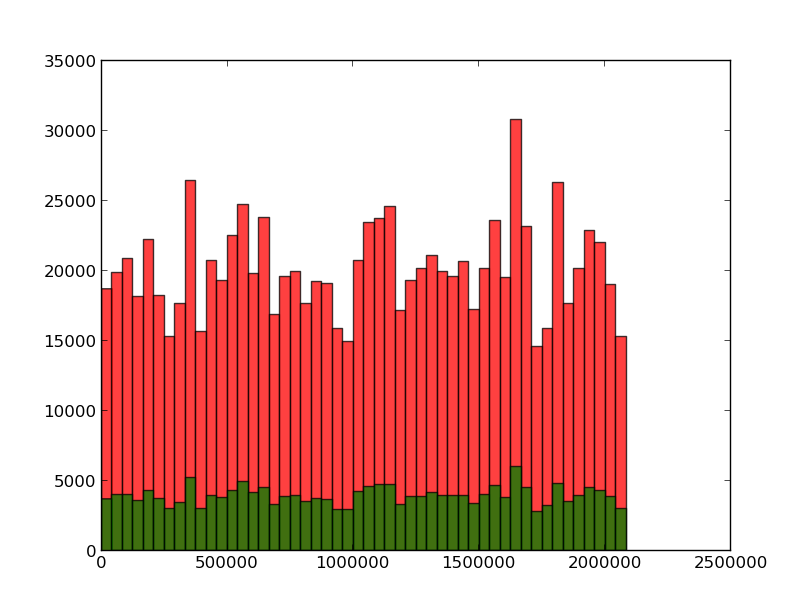

Here is the Python script that generated this plot:
import matplotlib.pyplot as plt

f = open("../data/train_small.csv", 'r')
g = open("../data/test_small.csv", 'r')

#Skip the head line
f.readline()
g.readline()

################################################

train_label_data, train_feature_data = [], []

for line in f:
	labels = line.split(',')
	labels = map(str.strip, labels)
	feature = labels[-1].split(' ')
	labels[-1] = feature[0]
	feature = feature[1:]
	labels = map(int, labels)
	train_label_data.append(labels)
	feature = map(lambda x: map(int, x.split(':')), feature)
	feature = dict(feature)
	train_feature_data.append(feature)

f.close()

#################################################

test_feature_data = []

for line in g:
	feature = line.split(' ')
	feature = feature[1:]
	feature = map(lambda x: map(int, x.split(':')), feature)
	feature = dict(feature)
	test_feature_data.append(feature)

g.close()

#################################################

train_feature_merge = []
for feature in train_feature_data:
	train_feature_merge.extend(feature.keys())

test_feature_merge = []
for feature in test_feature_data:
	test_feature_merge.extend(feature.keys())

plt.hist(train_feature_merge, 50, facecolor='r', alpha=0.75)
plt.hist(test_feature_merge, 50, facecolor='g', alpha=0.75)
plt.show()
